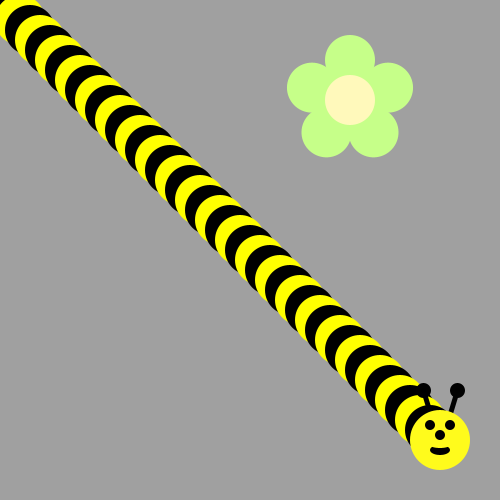
Frame 1 (no input)
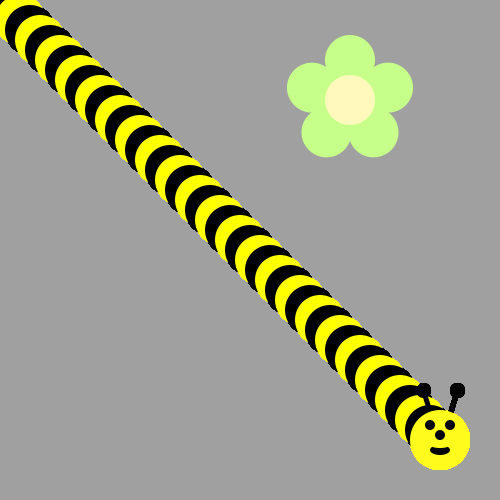
Frame 60 (the mouse pressed at the canvas centre just before this capture)
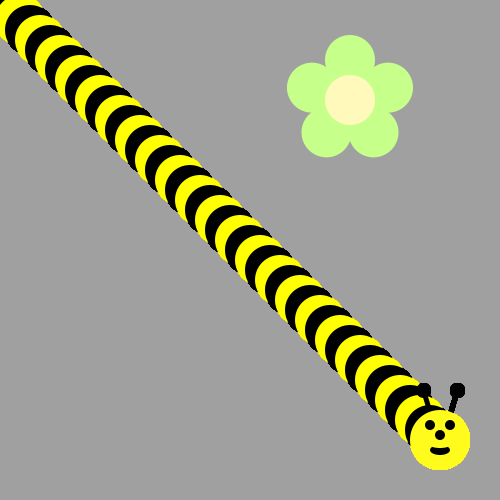
Frame 120 (the mouse held since frame 60 and released just before this capture)

The Processing sketch that drew these frames (run headless with seeded random() and noise(); from frame 60 on, the mouse is pressed at the canvas centre):

// Processing sketch: bumble_bee
// ── bumble_bee.pde

void setup() {
     ellipseMode(CENTER);
     size(500, 500);
     background(160, 160, 160);
     drawFlower(350, 100);
}

void draw() {
  
// First run the program and you should see a flower.  
  for(int i = 1; 43 >= i; i++){
if (i % 2 == 0) {
     fill(255, 255, 0);
    }
    else {
      fill(0);
    }
ellipse(0+i*10,0+ i*10,50,50);   
}
drawBeeFace(440,440);
  
/* Then, use a loop to make a body for the Bee! 
(see the image on the recipe, it's a diagonal line of circles)
Use modulo to make the colors alternate between yellow and black
*/



/*
Now put his head on using drawBeeFace(x,y)
*/

}

/**************   Use these methods but  DON'T CHANGE THE CODE BELOW  **************/

void drawFlower(int x, int y) {
     noStroke();
     translate(x, y);
     // draw 5 petals, rotating after each one
     fill(#c6ff89);      // green
      for (int i = 0; i < 5; i++) {
           ellipse(0, -40, 50, 50);
          rotate(radians(72));
     }
     fill(#fff9bb); // light yellow
     ellipse(0, 0, 50, 50);
} 
void drawBeeFace(int BeeFaceX, int BeeFaceY) {
     noStroke();
     fill(0, 0, 0);
     stroke(1);
     strokeWeight(5);
     line(BeeFaceX-10, BeeFaceY-27, BeeFaceX-17, BeeFaceY-50);
     line(BeeFaceX+10, BeeFaceY-27, BeeFaceX+17, BeeFaceY-50);
     ellipse(BeeFaceX-17, BeeFaceY-50, 10, 10);
     ellipse(BeeFaceX+17, BeeFaceY-50, 10, 10);
     noStroke();
     fill(255, 251, 28);
     ellipse(BeeFaceX, BeeFaceY, 60, 60); // face
     fill(255, 237, 209);
     fill(0,0,0);
      ellipse(BeeFaceX-10, BeeFaceY-15, 10, 10); // eyes
     ellipse(BeeFaceX+10, BeeFaceY-15, 10, 10);
      ellipse(BeeFaceX, BeeFaceY-5, 10, 10); // nose
      ellipse(BeeFaceX, BeeFaceY+10, 20, 10);// mouth
     fill(255, 251, 28);
     ellipse(BeeFaceX, BeeFaceY+5, 20, 6);
}
